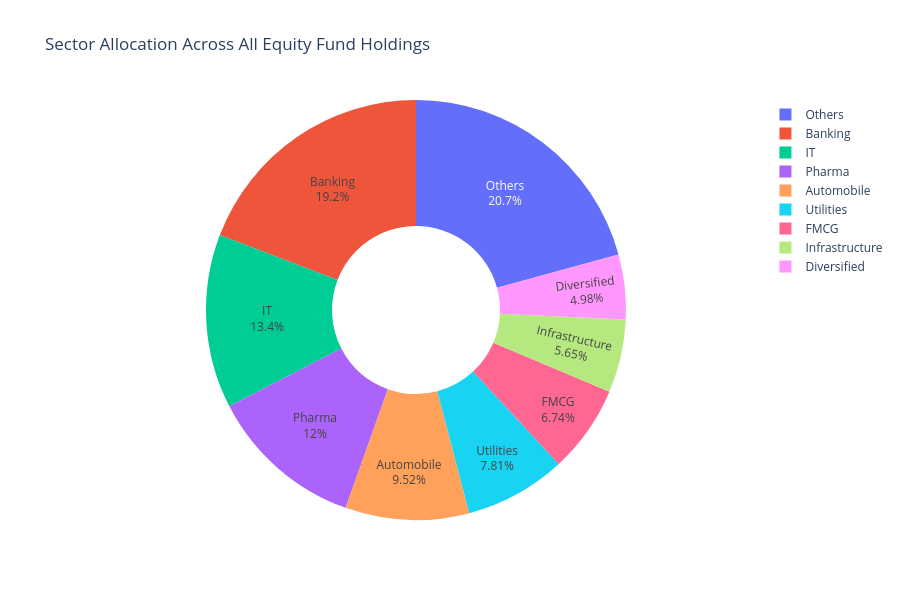

Source (notebook cell):
### Markdown cell above
## 9. Sector Allocation Across Equity Funds

Aggregated sector weights from portfolio holdings, showing where equity fund money is concentrated.

### Code cell
sector_weights = holdings.groupby("sector")["weight_pct"].sum().sort_values(ascending=False)

# Keep top 8 sectors, group the rest into "Others"
top_n = 8
top_sectors = sector_weights.head(top_n)
others_total = sector_weights.iloc[top_n:].sum()
if others_total > 0:
    top_sectors = pd.concat([top_sectors, pd.Series({"Others": others_total})])

fig = px.pie(
    values=top_sectors.values,
    names=top_sectors.index,
    title="Sector Allocation Across All Equity Fund Holdings",
    hole=0.4,
)
fig.update_traces(textposition="inside", textinfo="percent+label")
fig.update_layout(height=600)

fig.show()
fig.write_image(str(REPORTS_DIR / "eda_09_sector_allocation.png"), width=1000, height=800)
print(f"Saved chart to {REPORTS_DIR / 'eda_09_sector_allocation.png'}")
print("\nTop sectors by aggregate weight:")
print(top_sectors)

### Figure 1 — Plotly figure (JSON) as saved in the notebook; plotly's stock layout.template omitted (floating-point values rounded to 4 significant figures)
{"data": [{"domain": {"x": [0, 1], "y": [0, 1]}, "hole": 0.4, "hovertemplate": "label=%{label}<br>value=%{value}<extra></extra>", "labels": ["Banking", "IT", "Pharma", "Automobile", "Utilities", "FMCG", "Infrastructure", "Diversified", "Others"], "legendgroup": "", "name": "", "showlegend": true, "textinfo": "percent+label", "textposition": "inside", "type": "pie", "values": [652.3, 455.5, 407.4, 323.6, 265.5, 229.1, 192.2, 169.2, 705.1]}], "layout": {"height": 600, "legend": {"tracegroupgap": 0}, "title": {"text": "Sector Allocation Across All Equity Fund Holdings"}}}
